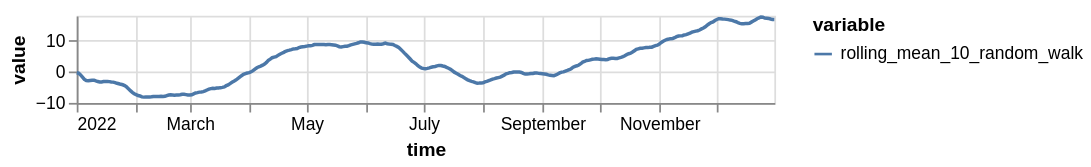

Source (notebook cell):
### Code cell
new_ts.plot(height=50)

### Figure 1 — Vega specification as saved in the notebook (floating-point values rounded to 4 significant figures; data arrays with more than 128 entries replaced by an {"elided": "..."} marker saying what was removed)
{"$schema": "https://vega.github.io/schema/vega/v5.json", "data": [{"name": "source_0", "values": {"elided": "365 records"}, "transform": [{"type": "formula", "expr": "toDate(datum['time'])", "as": "time"}]}, {"name": "source_0_y_domain_value", "values": [{"min": -8.147, "max": 17.57}]}, {"name": "source_0_color_domain_variable", "values": [{"variable": "rolling_mean_10_random_walk"}]}], "marks": [{"type": "group", "name": "layer_0_pathgroup", "from": {"facet": {"data": "source_0", "name": "faceted_path_layer_0_main", "groupby": ["variable"]}}, "encode": {"update": {"width": {"field": {"signal": null, "datum": null, "group": "width", "parent": null}}, "height": {"field": {"signal": null, "datum": null, "group": "height", "parent": null}}}}, "marks": [{"type": "line", "name": "layer_0_marks", "from": {"data": "faceted_path_layer_0_main"}, "sort": {"field": "x"}, "encode": {"update": {"stroke": {"field": "variable", "scale": "color"}, "y": {"field": "value", "scale": "y"}, "defined": {"signal": "isValid(datum[\"time\"]) && isFinite(+datum[\"time\"]) && isValid(datum[\"value\"]) && isFinite(+datum[\"value\"])"}, "x": {"field": "time", "scale": "x"}}}, "style": ["line"]}]}], "scales": [{"name": "x", "type": "time", "domain": {"data": "source_0", "field": "time"}, "range": [0, {"signal": "width"}]}, {"name": "y", "type": "linear", "domain": [{"signal": "(data(\"source_0_y_domain_value\")[0] || {}).min"}, {"signal": "(data(\"source_0_y_domain_value\")[0] || {}).max"}], "range": [{"signal": "height"}, 0], "nice": true, "zero": true}, {"name": "color", "type": "ordinal", "domain": {"data": "source_0_color_domain_variable", "field": "variable", "sort": true}, "range": "category"}], "axes": [{"scale": "x", "tickCount": {"signal": "ceil(width/40)"}, "grid": true, "labels": false, "ticks": false, "maxExtent": 0, "orient": "bottom", "gridScale": "y", "zindex": 0, "aria": false, "minExtent": 0, "domain": false}, {"scale": "y", "tickCount": {"signal": "ceil(height/40)"}, "gridScale": "x", "aria": false, "minExtent": 0, "maxExtent": 0, "grid": true, "ticks": false, "zindex": 0, "labels": false, "orient": "left", "domain": false}, {"scale": "x", "labelFlush": true, "grid": false, "title": "time", "labelOverlap": true, "orient": "bottom", "tickCount": {"signal": "ceil(width/40)"}, "zindex": 0}, {"scale": "y", "tickCount": {"signal": "ceil(height/40)"}, "title": "value", "orient": "left", "grid": false, "labelOverlap": true, "zindex": 0}], "style": "cell", "legends": [{"stroke": "color", "symbolType": "stroke", "title": "variable"}], "width": 400, "padding": 5, "height": 50, "background": "white"}
